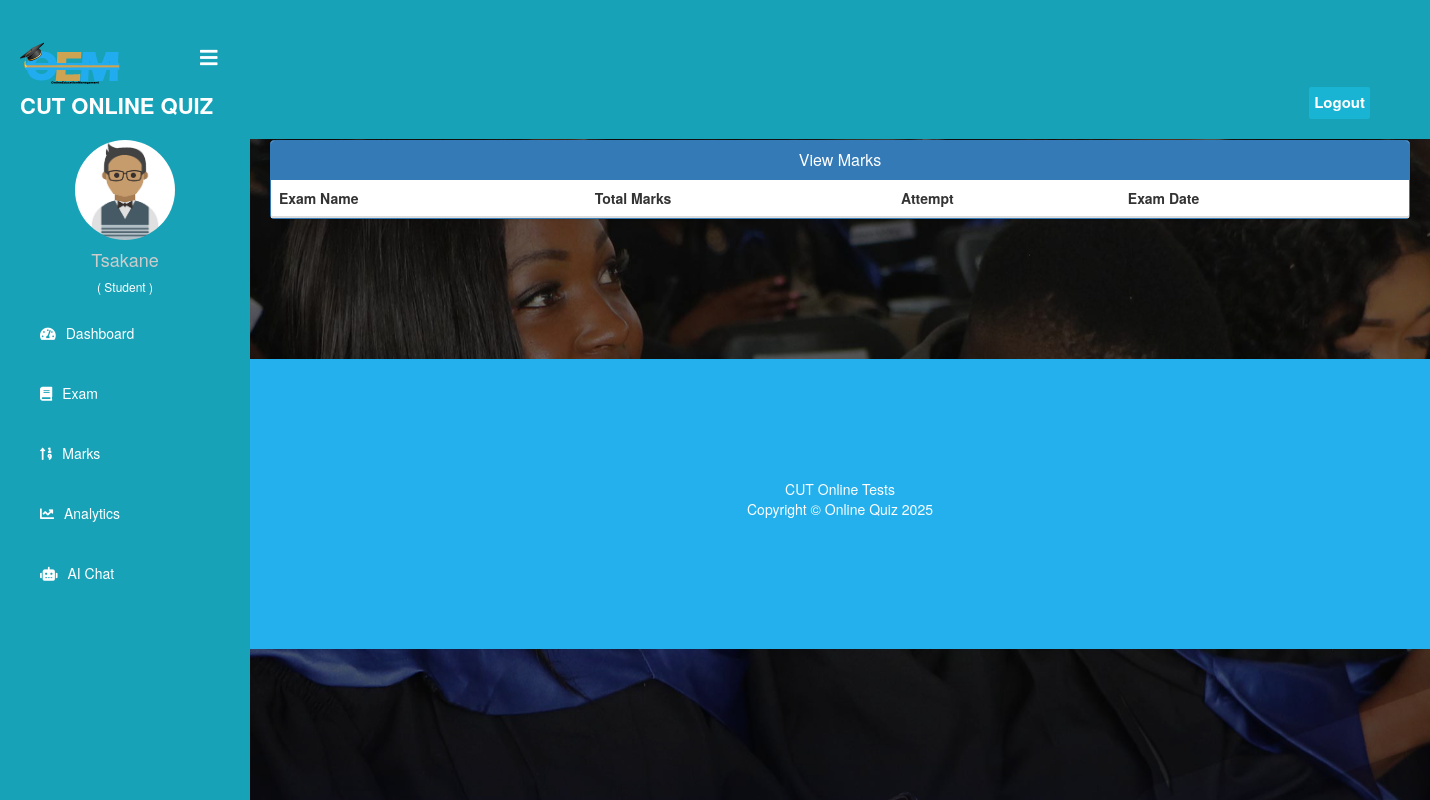
Page /student/check-marks/5 (signed in) on the earlier database version.
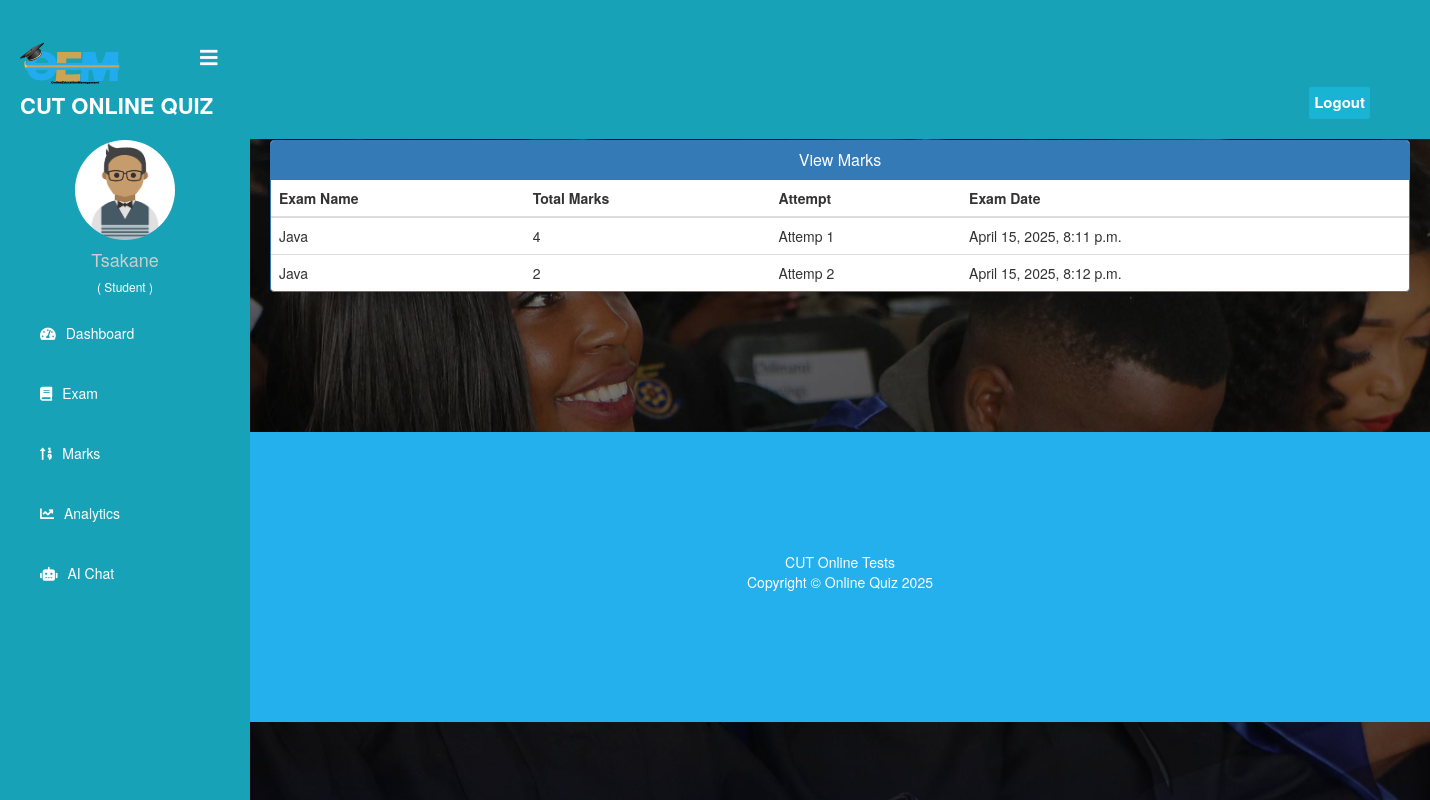
Same page on the later database version.
### quiz/models.py (models this page shows)
class Result(models.Model):
    student = models.ForeignKey(Student,on_delete=models.CASCADE)
    exam = models.ForeignKey(Course,on_delete=models.CASCADE)
    marks = models.PositiveIntegerField()
    date = models.DateTimeField(auto_now=True)

class Course(models.Model):
   course_name = models.CharField(max_length=50)
   question_number = models.PositiveIntegerField()
   total_marks = models.PositiveIntegerField()
   is_timed = models.BooleanField(default=False, help_text="Whether this course has a time limit")
   total_time_minutes = models.PositiveIntegerField(default=0, help_text="Total time allowed for the quiz in minutes (0 = unlimited)")
   sequential_questions = models.BooleanField(default=False, help_text="Display questions one at a time sequentially")
   allow_backtracking = models.BooleanField(default=True, help_text="Whether students can go back to previous questions")
   security_level = models.CharField(max_length=50, choices=[
       ('low', 'Low - Basic protection'),
       ('medium', 'Medium - Prevent copy-paste and right-click'),
       ('high', 'High - Block dev tools and keyboard shortcuts')
   ], default='medium', help_text="Level of security measures to prevent cheating")
   def __str__(self):
        return self.course_name

### student/views.py (the view)
# urls.py: path('check-marks/<int:pk>', views.check_marks_view, name='check-marks'),
@login_required(login_url='studentlogin')
@user_passes_test(is_student)
def check_marks_view(request, pk):
    course=QMODEL.Course.objects.get(id=pk)
    student = models.Student.objects.get(user_id=request.user.id)
    results= QMODEL.Result.objects.all().filter(exam=course).filter(student=student)
    return render(request,'student/check_marks.html',{'results':results})

### student/views.py (called while the page is built)
def is_student(user):
    return user.groups.filter(name='STUDENT').exists()

### templates/student/check_marks.html (shortened to what this page needs)
{% extends 'student/studentbase.html' %}
{% block content %}
{%load static%}
<head>
  <link href="//netdna.bootstrapcdn.com/bootstrap/3.0.0/css/bootstrap.min.css" rel="stylesheet" id="bootstrap-css">
</head>
<br><br>
<div class="container">
  <div class="panel panel-primary">
    <div class="panel-heading">
      <h6 class="panel-title">View Marks</h6>
    </div>
    <table class="table table-hover" id="dev-table">
      <thead>
        <tr>
          <th>Exam Name</th>
          <th>Total Marks</th>
          <th>Attempt</th>
          <th>Exam Date</th>
        </tr>
      </thead>
      {% for t in results %}
      <tr>
        <td> {{t.exam}}</td>
        <td> {{t.marks}}</td>
        <td>Attemp {{ forloop.counter }}</td>
        <td> {{t.date}}</td>
      </tr>
      {% endfor %}
    </table>
  </div>
</div>
<br><br><br><br><br><br>
{% endblock content %}

### templates/student/studentbase.html (shortened to what this page needs)
<!DOCTYPE html>
{% load static %}
<html lang="en" dir="ltr">
<head>
  <link rel="stylesheet" href="https://cdnjs.cloudflare.com/ajax/libs/font-awesome/5.12.1/css/all.min.css">
</head>
<body>
  <header>
    <label for="check">
      <i style="left: 200px;margin-top: 17px;"class="fas fa-bars" id="sidebar_btn"></i>
    </label>
    <div class="left_area">
      <img src="{% static "../static/image/assets/images/oem.png" %}" width="100rem" class="logo_image" alt="jj">
      <h3 style="color: var(--white);">CUT Online Quiz</h3>
    </div>
    <div class="right_area">
       <form action="{% url 'logout' %}" method="POST">
        <button class="logout_btn" type="submit">Logout</button>
    </form>
    </div>
  </header>
  {% if not hide_sidebar %}
  <div class="sidebar">
    <br><br>
    <center>
      {% if student.profile_pic %}
      <img src="{{ student.profile_pic.url }}" class="profile_image" alt="Profile Picture">
  {% else %}
      <img src="{% static 'image/student.png' %}" class="profile_image" alt="Default Profile Picture">
  {% endif %}
      <h4>{{request.user.first_name}}</h4>
      <h6 style="color: rgb(255, 255, 255);">( Student )</h6>
    </center>
    <a href="/student/student-dashboard"><i class="fas fa-tachometer-alt"></i><span>Dashboard</span></a>
    <a href="/student/student-exam"><i class="fas fa-book"></i><span>Exam</span></a>
    <a href="/student/student-marks"><i class="fas fa-sort-numeric-up"></i><span>Marks</span></a>
    <a href="/student/analytics"><i class="fas fa-chart-line"></i><span>Analytics</span></a>
    <a href="/student/ai-chat"><i class="fas fa-robot"></i><span>AI Chat</span></a>
  </div>
  {% endif %}
  <div class="content" {% if hide_sidebar %}style="margin-left: 0; padding-top: 60px;"{% endif %}>
    <br><br><br><br><br>
    {% block content %}
    {% endblock content %}
    {% include "quiz/footer.html" %}
  </div>
</body>
</html>

### templates/quiz/footer.html (shortened to what this page needs)
<!DOCTYPE html>
<html>
<head>
  <link rel="stylesheet" href="https://maxcdn.bootstrapcdn.com/font-awesome/4.7.0/css/font-awesome.min.css">
</head>
<footer>
  <br>
  <div class="container">
    <div class="row">
      <div class="col-md-12 col-sm-12">
        <div style="color:#ffffff;" class="wow fadeInUp footer-copyright">
          <p>CUT Online Tests <br>
            Copyright &copy; Online Quiz 2025 </p><br>
        </div>
      </div>
    </div>
  </div>
</footer>
</html>

### templates/student/studentbase.html (style rules this page uses)
:root { --blue: #24b0ed; --indigo: #6610f2; --purple: #6f42c1; --pink: #e83e8c; --red: #dc3545; --orange: #fd7e14; --yellow: #ffc107; --green: #28a745; --teal: #20c997; --cyan: #17a2b8; --white: #fff; --gray: #6c757d; --gray-dark: #343a40; --primary: #24b0ed; --secondary: #6c757d; --success: #28a745; --info: #17a2b8; --warning: #ffc107; --danger: #dc3545; --light: #f8f9fa; --dark: #343a40; --breakpoint-xs: 0; --breakpoint-sm: 576px; --breakpoint-md: 768px; --breakpoint-lg: 992px; --breakpoint-xl: 1200px; --font-family-sans-serif: -apple-system, BlinkMacSystemFont, "Segoe UI", Roboto, "Helvetica Neue", Arial, "Noto Sans", sans-serif, "Apple Color Emoji", "Segoe UI Emoji", "Segoe UI Symbol", "Noto Color Emoji"; --font-family-monospace: SFMono-Regular, Menlo, Monaco, Consolas, "Liberation Mono", "Courier New", monospace; }
a:link { text-decoration: none; }
body { margin: 0; padding: 0; font-family: "Gill Sans", sans-serif;; }
header { position: fixed; background: var(--cyan); padding: 20px; width: 100%; z-index: 1; }
.left_area h3 { color: #fff; margin: 0px; text-transform: uppercase; font-size: 22px; font-weight: 900; }
.logout_btn { padding: 5px; background: #19B3D3; text-decoration: none; float: right; margin-top: -30px; margin-right: 40px; border-radius: 2px; font-size: 15px; font-weight: 600; color: #fff; transition: 0.5s; border:none; }
.sidebar { background: var(--cyan); margin-top: 70px; padding-top: 30px; position: fixed; left: 0; width: 250px; height: 100%; transition: 0.5s; transition-property: left; }
.sidebar .profile_image { width: 100px; height: 100px; border-radius: 100px; margin-bottom: 10px; }
.sidebar h4 { color: #ccc; margin-top: 0; }
.sidebar a { color: #fff; display: block; width: 100%; line-height: 60px; text-decoration: none; padding-left: 40px; box-sizing: border-box; transition: 0.5s; }
.sidebar i { padding-right: 10px; }
label #sidebar_btn { z-index: 1; color: #fff; position: fixed; cursor: pointer; left: 300px; font-size: 20px; margin: 5px 0; transition: 0.5s; transition-property: color; }
.content { margin-left: 250px; background: url(./../../static/image/assets/images/back2.jpg) no-repeat; background-position: center; background-size: cover; height: 100vh; transition: 0.5s; }

### templates/student/check_marks.html (style rules this page uses)
a:link { text-decoration: none; }
h6 { text-align: center; }
.row { margin: 100px; }

### templates/quiz/footer.html (style rules this page uses)
:root { --blue: #24b0ed; --indigo: #6610f2; --purple: #6f42c1; --pink: #e83e8c; --red: #dc3545; --orange: #fd7e14; --yellow: #ffc107; --green: #28a745; --teal: #20c997; --cyan: #17a2b8; --white: #fff; --gray: #6c757d; --gray-dark: #343a40; --primary: #24b0ed; --secondary: #6c757d; --success: #28a745; --info: #17a2b8; --warning: #ffc107; --danger: #dc3545; --light: #f8f9fa; --dark: #343a40; --breakpoint-xs: 0; --breakpoint-sm: 576px; --breakpoint-md: 768px; --breakpoint-lg: 992px; --breakpoint-xl: 1200px; --font-family-sans-serif: -apple-system, BlinkMacSystemFont, "Segoe UI", Roboto, "Helvetica Neue", Arial, "Noto Sans", sans-serif, "Apple Color Emoji", "Segoe UI Emoji", "Segoe UI Symbol", "Noto Color Emoji"; --font-family-monospace: SFMono-Regular, Menlo, Monaco, Consolas, "Liberation Mono", "Courier New", monospace; }
footer { padding: 0px 0px 0px 0px; background-color: var(--blue); margin: 0px; }
p { text-align: center; }

Differences in the rows shown:
added Result: exam "Java", marks "4", date "April 15, 2025, 8:11 p.m."
added Result: exam "Java", marks "2", date "April 15, 2025, 8:12 p.m."
